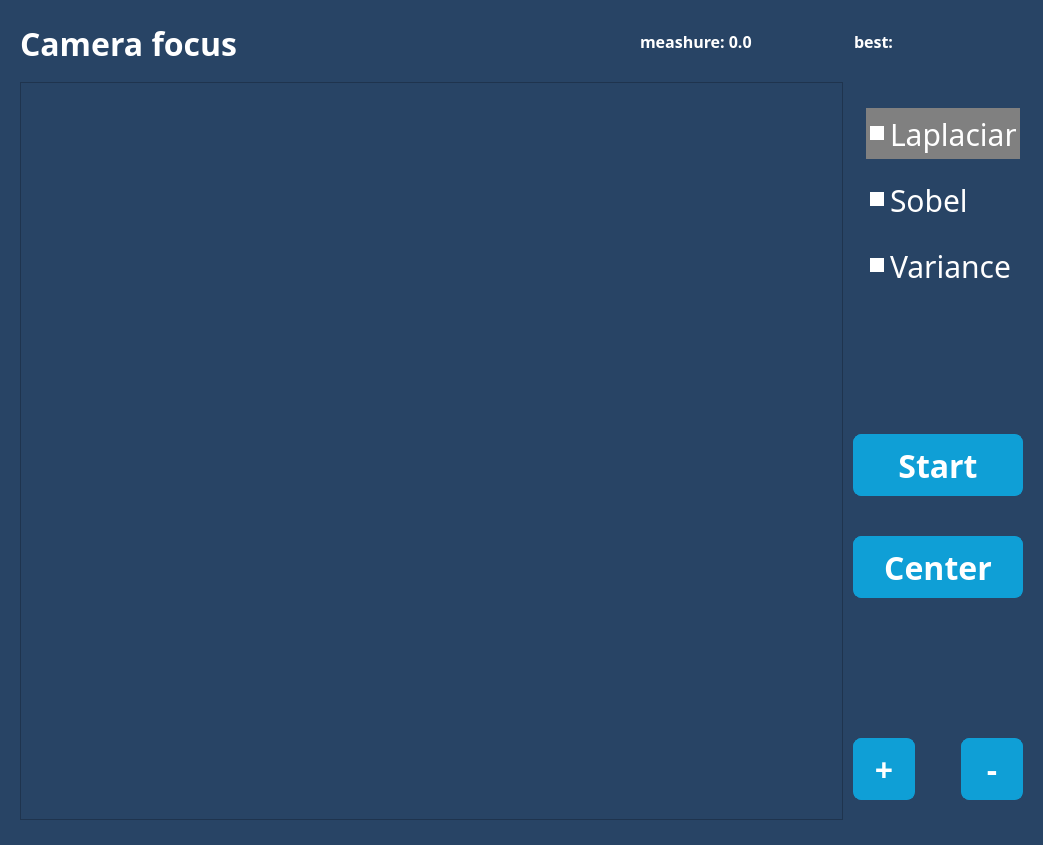
<?xml version="1.0" encoding="UTF-8"?>
<ui version="4.0">
 <class>UIMainWindow</class>
 <widget class="QMainWindow" name="UIMainWindow">
  <property name="geometry">
   <rect>
    <x>0</x>
    <y>0</y>
    <width>1043</width>
    <height>845</height>
   </rect>
  </property>
  <property name="minimumSize">
   <size>
    <width>520</width>
    <height>410</height>
   </size>
  </property>
  <property name="windowTitle">
   <string>MainWindow</string>
  </property>
  <property name="styleSheet">
   <string notr="true">background: #284465;</string>
  </property>
  <widget class="QWidget" name="centralwidget">
   <layout class="QVBoxLayout" name="verticalLayout_3">
    <property name="spacing">
     <number>20</number>
    </property>
    <property name="leftMargin">
     <number>20</number>
    </property>
    <property name="topMargin">
     <number>20</number>
    </property>
    <property name="rightMargin">
     <number>0</number>
    </property>
    <property name="bottomMargin">
     <number>0</number>
    </property>
    <item>
     <layout class="QHBoxLayout" name="horizontalLayout_3">
      <item>
       <widget class="QLabel" name="pageHeaderlabel">
        <property name="maximumSize">
         <size>
          <width>230</width>
          <height>40</height>
         </size>
        </property>
        <property name="styleSheet">
         <string notr="true">font-family: Rubik;
font-style: normal;
font-weight: bold;
font-size: 32px;
line-height: 38px;
color: #FFFFFF;
</string>
        </property>
        <property name="text">
         <string>Camera focus</string>
        </property>
        <property name="alignment">
         <set>Qt::AlignLeading|Qt::AlignLeft|Qt::AlignTop</set>
        </property>
       </widget>
      </item>
      <item>
       <spacer name="horizontalSpacer">
        <property name="orientation">
         <enum>Qt::Horizontal</enum>
        </property>
        <property name="sizeHint" stdset="0">
         <size>
          <width>40</width>
          <height>20</height>
         </size>
        </property>
       </spacer>
      </item>
      <item>
       <layout class="QHBoxLayout" name="horizontalLayout">
        <item>
         <widget class="QLabel" name="lapLabel">
          <property name="minimumSize">
           <size>
            <width>194</width>
            <height>42</height>
           </size>
          </property>
          <property name="maximumSize">
           <size>
            <width>194</width>
            <height>42</height>
           </size>
          </property>
          <property name="styleSheet">
           <string notr="true">font-family: Rubik;
font-style: normal;
font-weight: 500;
font-size: 16px;
color: white;
height: 40px;
width: 192px;
max-width: 192px;
max-height: 40px;
min-height: 40px;
min-width: 192px;
border: 1px solid transparent;</string>
          </property>
          <property name="text">
           <string>meashure: 0.0</string>
          </property>
          <property name="alignment">
           <set>Qt::AlignLeading|Qt::AlignLeft|Qt::AlignVCenter</set>
          </property>
         </widget>
        </item>
        <item>
         <widget class="QLabel" name="bestLabel">
          <property name="minimumSize">
           <size>
            <width>194</width>
            <height>42</height>
           </size>
          </property>
          <property name="maximumSize">
           <size>
            <width>194</width>
            <height>42</height>
           </size>
          </property>
          <property name="styleSheet">
           <string notr="true">font-family: Rubik;
font-style: normal;
font-weight: 500;
font-size: 16px;
color: white;
height: 40px;
width: 192px;
max-width: 192px;
max-height: 40px;
min-height: 40px;
min-width: 192px;
border: 1px solid transparent;</string>
          </property>
          <property name="text">
           <string>best: </string>
          </property>
          <property name="alignment">
           <set>Qt::AlignLeading|Qt::AlignLeft|Qt::AlignVCenter</set>
          </property>
         </widget>
        </item>
       </layout>
      </item>
     </layout>
    </item>
    <item>
     <layout class="QHBoxLayout" name="horizontalLayout_4">
      <property name="spacing">
       <number>0</number>
      </property>
      <item>
       <widget class="QScrollArea" name="scrollArea">
        <property name="widgetResizable">
         <bool>false</bool>
        </property>
        <widget class="QLabel" name="imageLabel">
         <property name="geometry">
          <rect>
           <x>0</x>
           <y>0</y>
           <width>8</width>
           <height>16</height>
          </rect>
         </property>
         <property name="sizePolicy">
          <sizepolicy hsizetype="Ignored" vsizetype="Ignored">
           <horstretch>0</horstretch>
           <verstretch>0</verstretch>
          </sizepolicy>
         </property>
         <property name="scaledContents">
          <bool>true</bool>
         </property>
        </widget>
       </widget>
      </item>
      <item>
       <widget class="QFrame" name="frameButtons">
        <property name="minimumSize">
         <size>
          <width>200</width>
          <height>0</height>
         </size>
        </property>
        <property name="maximumSize">
         <size>
          <width>200</width>
          <height>16777215</height>
         </size>
        </property>
        <property name="autoFillBackground">
         <bool>false</bool>
        </property>
        <property name="styleSheet">
         <string notr="true">QFrame {
background: transparent;
}
QPushButton {
font-family: Rubik;
font-style: normal;
font-weight: 500;
font-size: 32px;
opacity: 0.94;
height: 60px;
max-height: 60px;
min-height: 60px;
min-width: 60px;
}
QPushButton:enabled { 
border: 1px solid #0F9FD6;
border-radius: 8px;
color: #0F9FD6;
background: transparent;
}
QPushButton:disabled { 
border: 1px solid gray;
border-radius: 8px;
color: #0F9FD6;
background: transparent;
}
QPushButton:pressed{ 
border: 1px solid white;
}
QPushButton::checked { 
color: #FFFFFF;
background: #0F9FD6;
border-radius: 8px;
}</string>
        </property>
        <property name="frameShape">
         <enum>QFrame::NoFrame</enum>
        </property>
        <layout class="QVBoxLayout" name="verticalLayout">
         <property name="spacing">
          <number>0</number>
         </property>
         <property name="leftMargin">
          <number>10</number>
         </property>
         <property name="topMargin">
          <number>20</number>
         </property>
         <property name="rightMargin">
          <number>20</number>
         </property>
         <property name="bottomMargin">
          <number>20</number>
         </property>
         <item>
          <widget class="QGroupBox" name="groupBox">
           <property name="sizePolicy">
            <sizepolicy hsizetype="Expanding" vsizetype="Expanding">
             <horstretch>0</horstretch>
             <verstretch>0</verstretch>
            </sizepolicy>
           </property>
           <property name="minimumSize">
            <size>
             <width>0</width>
             <height>0</height>
            </size>
           </property>
           <property name="styleSheet">
            <string notr="true">QGroupBox {
  border:  0px solid transparent;
  background-color: transparent;
}

QRadioButton {
  font-family: Rubik;
  font-style: normal;
  font-size: 30px;
  color: white;
  border:    4px solid transparent;
}
QRadioButton::indicator {
  color: white;
//  width:               20px;
//  height:              20px;
//   border-radius: 7px;
}
QRadioButton::indicator:checked {
  color: white;
   background-color: white;
//   border:                 2px solid white;
}
QRadioButton::indicator:unchecked {
   background-color:  white;
//    border:                 2px solid white;
}
QRadioButton:checked{
    background-color: gray;
}

QRadioButton:unchecked{
//   background-color: black;
}</string>
           </property>
           <property name="title">
            <string/>
           </property>
           <layout class="QVBoxLayout" name="verticalLayout_2">
            <property name="spacing">
             <number>15</number>
            </property>
            <property name="leftMargin">
             <number>10</number>
            </property>
            <property name="topMargin">
             <number>0</number>
            </property>
            <property name="rightMargin">
             <number>0</number>
            </property>
            <property name="bottomMargin">
             <number>0</number>
            </property>
            <item>
             <widget class="QRadioButton" name="laplacianButton">
              <property name="text">
               <string>Laplacian</string>
              </property>
              <property name="checked">
               <bool>true</bool>
              </property>
             </widget>
            </item>
            <item>
             <widget class="QRadioButton" name="sobelButton">
              <property name="text">
               <string>Sobel</string>
              </property>
             </widget>
            </item>
            <item>
             <widget class="QRadioButton" name="varianceButton">
              <property name="text">
               <string>Variance</string>
              </property>
             </widget>
            </item>
           </layout>
          </widget>
         </item>
         <item>
          <spacer name="verticalSpacer_2">
           <property name="orientation">
            <enum>Qt::Vertical</enum>
           </property>
           <property name="sizeHint" stdset="0">
            <size>
             <width>20</width>
             <height>40</height>
            </size>
           </property>
          </spacer>
         </item>
         <item>
          <widget class="QPushButton" name="startStopButton">
           <property name="minimumSize">
            <size>
             <width>62</width>
             <height>62</height>
            </size>
           </property>
           <property name="styleSheet">
            <string notr="true">QPushButton {
opacity: 0.94;
max-height: 60px;
min-height: 60px;
}
QPushButton:enabled { 
color: #FFFFFF;
background: #0F9FD6;
border-radius: 8px;
}
</string>
           </property>
           <property name="text">
            <string>Start</string>
           </property>
           <property name="flat">
            <bool>false</bool>
           </property>
          </widget>
         </item>
         <item>
          <spacer name="verticalSpacer_3">
           <property name="orientation">
            <enum>Qt::Vertical</enum>
           </property>
           <property name="sizeType">
            <enum>QSizePolicy::Fixed</enum>
           </property>
           <property name="sizeHint" stdset="0">
            <size>
             <width>20</width>
             <height>40</height>
            </size>
           </property>
          </spacer>
         </item>
         <item>
          <widget class="QPushButton" name="centerButton">
           <property name="sizePolicy">
            <sizepolicy hsizetype="Expanding" vsizetype="Fixed">
             <horstretch>0</horstretch>
             <verstretch>0</verstretch>
            </sizepolicy>
           </property>
           <property name="minimumSize">
            <size>
             <width>62</width>
             <height>62</height>
            </size>
           </property>
           <property name="styleSheet">
            <string notr="true">QPushButton {
opacity: 0.94;
max-height: 60px;
min-height: 60px;
}
QPushButton:enabled { 
color: #FFFFFF;
background: #0F9FD6;
border-radius: 8px;
}
</string>
           </property>
           <property name="text">
            <string>Center</string>
           </property>
           <property name="flat">
            <bool>false</bool>
           </property>
          </widget>
         </item>
         <item>
          <spacer name="verticalSpacer">
           <property name="orientation">
            <enum>Qt::Vertical</enum>
           </property>
           <property name="sizeHint" stdset="0">
            <size>
             <width>20</width>
             <height>40</height>
            </size>
           </property>
          </spacer>
         </item>
         <item>
          <layout class="QHBoxLayout" name="horizontalLayout_2">
           <property name="spacing">
            <number>0</number>
           </property>
           <item>
            <widget class="QPushButton" name="plusButton">
             <property name="styleSheet">
              <string notr="true">QPushButton:enabled { 
color: #FFFFFF;
background: #0F9FD6;
border-radius: 8px;
}
</string>
             </property>
             <property name="text">
              <string>+</string>
             </property>
             <property name="flat">
              <bool>false</bool>
             </property>
            </widget>
           </item>
           <item>
            <spacer name="horizontalSpacer_2">
             <property name="orientation">
              <enum>Qt::Horizontal</enum>
             </property>
             <property name="sizeHint" stdset="0">
              <size>
               <width>40</width>
               <height>20</height>
              </size>
             </property>
            </spacer>
           </item>
           <item>
            <widget class="QPushButton" name="minusButton">
             <property name="styleSheet">
              <string notr="true">QPushButton:enabled { 
color: #FFFFFF;
background: #0F9FD6;
border-radius: 8px;
}
</string>
             </property>
             <property name="text">
              <string>-</string>
             </property>
             <property name="flat">
              <bool>false</bool>
             </property>
            </widget>
           </item>
          </layout>
         </item>
        </layout>
       </widget>
      </item>
     </layout>
    </item>
   </layout>
  </widget>
  <widget class="QStatusBar" name="statusBar">
   <property name="styleSheet">
    <string notr="true">font-family: Rubik;
font-style: normal;
font-weight: 500;
font-size: 14px;
color: white;</string>
   </property>
  </widget>
 </widget>
 <resources/>
 <connections/>
</ui>
